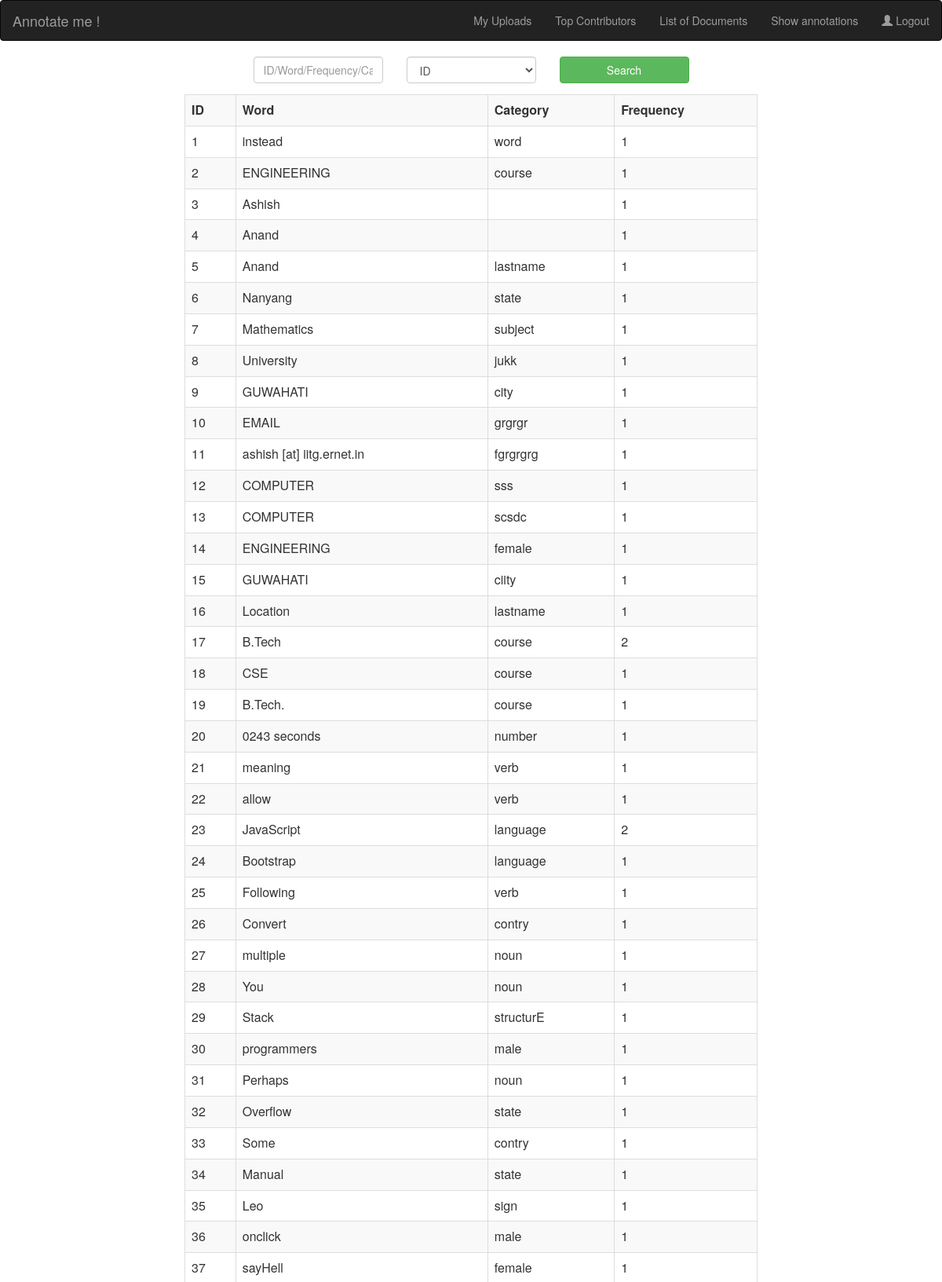
The app's page /show_all_annotations.php (signed in, upper part) with its own data.
### tables this page shows
CREATE TABLE `word_list` (
  `id` int(11) NOT NULL,
  `word` varchar(30) NOT NULL,
  `type` text NOT NULL,
  `frequency` int(4) NOT NULL,
  `date` datetime NOT NULL DEFAULT CURRENT_TIMESTAMP
);

### core.inc.php (called while the page is built, shortened)
<?php
if(!function_exists("getuserfield"))
{
function getuserfield($field)
{
	$connect = mysqli_connect('localhost','root','','annotated_words');
	$query="SELECT $field FROM users WHERE id='".$_SESSION['user_id']."'";
if($r=$connect->query($query))
{
    $row = $r->fetch_assoc()[$field];
	return $row;
}
	}
}
?>

### show_all_annotations.php (the view, shortened to what this page needs)
<?php
require_once 'core.inc.php';
$username = getuserfield('username');
$display = 1;
?>
 <html>
<head>
<link href="bootstrap-3.3.6-dist/css/bootstrap.min.css" rel="stylesheet" />
<link rel="stylesheet" href="Animations/animate.css">
</head>
<body>
<nav class="navbar navbar-inverse">
<div class="container-fluid">
<div class="navbar-header">
<a class="navbar-brand" href="main.php">Annotate me !</a>
</div>
<ul class="nav navbar-nav navbar-right">
<?php
if($username == "ashish_anand")
{
  echo "<li> <a  href='show_all_annotations.php'>All annotations</a></li>";
    echo "<li> <a  href='show_uploads.php'>Show Uploads</a></li>";
    echo "<li> <a  href='show_part.php'>Document wise annotations</a></li>";
}
else
  echo "<li> <a  href='my_uploads.php'>My Uploads</a></li>";
?>
<li>
                        <a  href="top_contributors.php">Top Contributors</a>
  </li>
<li><a href="show_doc.php">List of Documents</a></li>
<li><a href="show.php">Show annotations</a></li>
<li><a href="logout.php"><span class="glyphicon glyphicon-user"></span> Logout</a></li>
</ul>
</div>
</nav>
<div class="container">
<form role = "form" method = "POST" action = "show_all_annotations.php">
<div class = "row">
<div class = "form-group">
<div class = "col-md-2 col-md-offset-3">
<div class="wow bounceInLeft center">
<input type = "text" class = "form-control" name = "search_val" placeholder="ID/Word/Frequency/Category" />
</div></div>
<div class = "col-sm-2"><div class="wow bounceInDown">
<select id="sel1" class = "form-control" name = "field">
<option value = "id">ID</option>
</select>
</div></div>
<div class = "col-md-2"><div class="wow bounceInRight center">
<input type = "submit" class = "btn btn-success btn-block" name = "search" value = "Search" />
</div>
</div>
</div>
</div>
</form>
<div class="wow bounceInUp">
<div class = "col-md-8 col-md-offset-2">
        <?php
if($display == 1){
  $query = "SELECT * FROM word_list";
$result = $connect->query($query);
$count = 1;
echo '<table class="table table-striped table-bordered table-hover">';
echo "<tr><th>ID</th><th>Word</th><th>Category</th><th>Frequency</th></tr>";
while($row = $result->fetch_assoc())
{
  echo "<tr><td>";
  echo $count;
  $count = $count + 1;
   echo "</td><td>";
  echo $row['word'];
  echo "</td><td>";
  echo $row['type'];
  echo "</td><td>";
  echo $row['frequency'];
  echo "</td></tr>";
}
echo "</table>";
}
?>
</div>
</div>
</div>
</body>
</html>

### records on screen
word_list: word "instead", type "word", frequency "1"
word_list: word "ENGINEERING", type "course", frequency "1"
word_list: word "Ashish", frequency "1"
word_list: word "Anand", frequency "1"
word_list: word "Anand", type "lastname", frequency "1"
word_list: word "Nanyang", type "state", frequency "1"
word_list: word "Mathematics", type "subject", frequency "1"
word_list: word "University", type "jukk", frequency "1"
word_list: word "GUWAHATI", type "city", frequency "1"
word_list: word "EMAIL", type "grgrgr", frequency "1"
word_list: word "ashish [at] iitg.ernet.in", type "fgrgrgrg", frequency "1"
word_list: word "COMPUTER", type "sss", frequency "1"
word_list: word "COMPUTER", type "scsdc", frequency "1"
word_list: word "ENGINEERING", type "female", frequency "1"
word_list: word "GUWAHATI", type "ciity", frequency "1"
word_list: word "Location", type "lastname", frequency "1"
word_list: word "B.Tech", type "course", frequency "2"
word_list: word "CSE", type "course", frequency "1"
word_list: word "B.Tech.", type "course", frequency "1"
word_list: word "0243 seconds", type "number", frequency "1"
word_list: word "meaning", type "verb", frequency "1"
word_list: word "allow", type "verb", frequency "1"
word_list: word "JavaScript", type "language", frequency "2"
word_list: word "Bootstrap", type "language", frequency "1"
word_list: word "Following", type "verb", frequency "1"
word_list: word "Convert", type "contry", frequency "1"
word_list: word "multiple", type "noun", frequency "1"
word_list: word "You", type "noun", frequency "1"
word_list: word "Stack", type "structurE", frequency "1"
word_list: word "programmers", type "male", frequency "1"
word_list: word "Perhaps", type "noun", frequency "1"
word_list: word "Overflow", type "state", frequency "1"
word_list: word "Some", type "contry", frequency "1"
word_list: word "Manual", type "state", frequency "1"
word_list: word "Leo", type "sign", frequency "1"
word_list: word "onclick", type "male", frequency "1"
word_list: word "sayHell", type "female", frequency "1"
